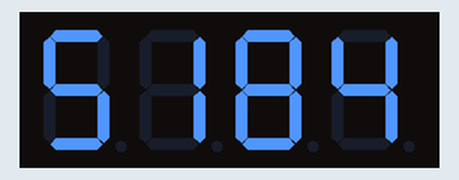
This sketch was run on a simulated Arduino Uno, built with avr-gcc and run on an emulated ATmega328P. On the bench: 4-digit seven-segment display. Wiring (inferred from the names in the program): 4-digit 7-segment display, segments lit when HIGH: segments pin 3, pin 4, pin 5, pin 6, pin 7, pin 8, pin 9; digit selects pin 10, pin 11, pin 12, pin 13. Random numbers use the default seed unless the sketch sets one; the segment pins are drawn as the display they are named for.

Above: at 0.1 s.
At 6.1 s:
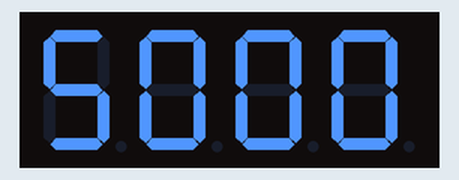
At 10.1 s:
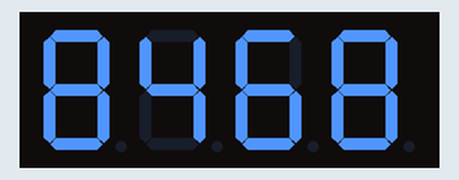
At 19.1 s:
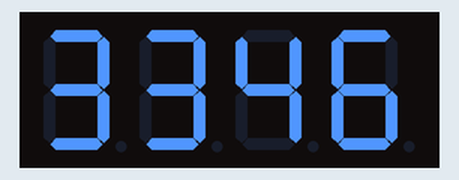
At 28.1 s:
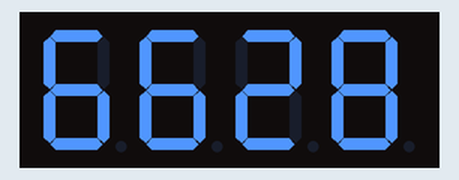
At 38.1 s:
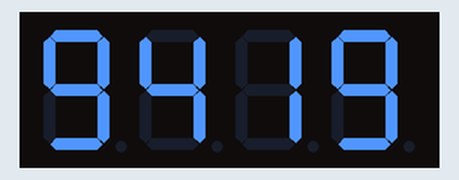

The sketch:

Display_aleatorio_4dig.ino
```cpp
// Display_aleatorio 4 dígitos
// Presenta números aleatorios de 0 a 9999 en display
// de 4 dígitos de 7 segmentos de leds.
// José J. Lamas. UDC. 2019.

#include <MsTimer2.h>

// Asignación de pines a segmentos
const byte segs[7]= {3,4,5,6,7,8,9}; //a-b-c-d-e-f-g
// Asignación de pines a dígitos
const byte digs[4]= {10,11,12,13}; // 1-2-3-4
// Segmentos que encienden cada dígito del 0 al 9
const byte digitos[10]= {0b00111111, 0b00000110, 0b01011011,
            0b01001111, 0b01100110, 0b01101101, 0b01111101,
            0b00000111, 0b01111111, 0b01101111};
// Variables globales
volatile byte bytes[]= {0,0,0,0};  // Valores dígitos

// Configuraciones
void setup() {
  for (int pin= 3; pin<= 13; pin++) { // Pone modo salidas
    pinMode(pin, OUTPUT);
  }
  MsTimer2::set(5, multiplexar); // cada 5 ms
  MsTimer2::start();
  randomSeed(analogRead(4));
}

// Bucle principal
void loop() {
  int dato= random(0, 10000);
  bytes[0]= dato / 1000; // Calcula millares
  bytes[1]= dato % 1000 / 100; // Calcula centenas
  bytes[2]= dato % 1000 % 100 / 10; // Calcula decenas
  bytes[3]= dato % 1000 % 100 % 10; // Calcula unidades
  delay(1000);
}

// Interrupción de T2 cada 5 ms para multiplexado del display
void multiplexar() {
  static int digito= 0; // Dígito encendido (D1 a D4);
  for (int i= 0; i<= 3; i++) {
    digitalWrite(digs[i], HIGH); // Apaga los 4 dígitos
  }
  segmentos(bytes[digito]); // Saca segmentos digito
  digitalWrite(digs[digito], LOW); // Enciende dígito activo
  digito= ++digito % 4;
}
void segmentos(byte valor) {
  for(int seg= 0; seg< 7; seg++) {
    digitalWrite(segs[seg], bitRead(digitos[valor], seg));
  }
}
```

Measured:
- what the display in image 0 shows lasts 1.0 s, from 0.1 s to 1.1 s
